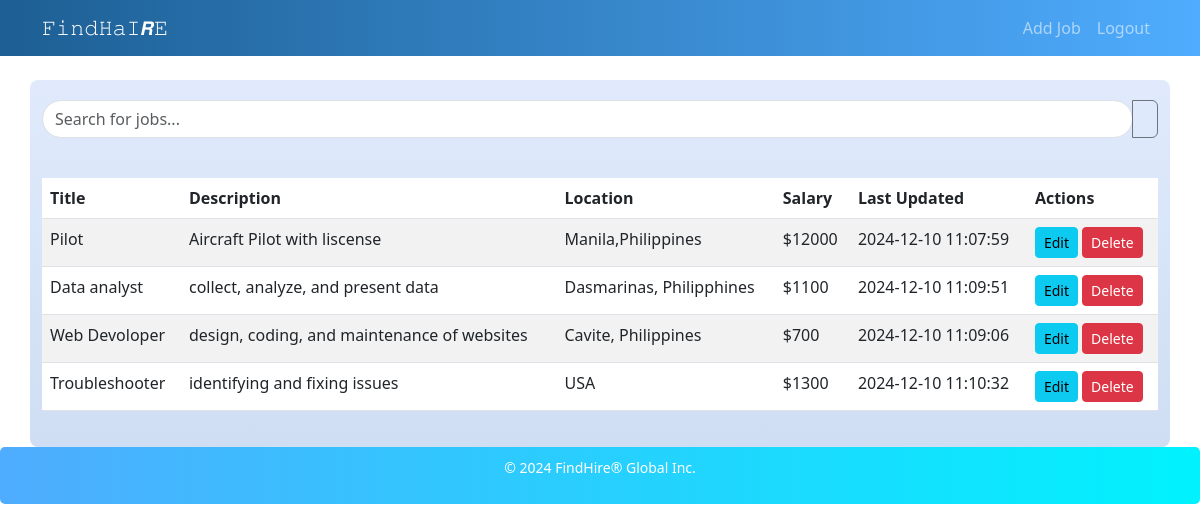
/adminPage.php (signed in), run on the app's committed database.
### tables this page shows
CREATE TABLE IF NOT EXISTS `job_postings` (
  `job_id` int(11) NOT NULL AUTO_INCREMENT,
  `job_title` varchar(255) NOT NULL,
  `job_description` text NOT NULL,
  `location` varchar(255) NOT NULL,
  `salary` varchar(255) DEFAULT NULL,
  `image_path` varchar(255) DEFAULT NULL,
  `last_updated` timestamp NOT NULL DEFAULT current_timestamp() ON UPDATE current_timestamp(),
  PRIMARY KEY (`job_id`)
);

### adminPage.php (the view, shortened to what this page needs)
<?php
require 'db.php';
$stmt = $pdo->query("SELECT * FROM job_postings");
$job_postings = $stmt->fetchAll();
?>
<!DOCTYPE html>
<html lang="en">
<head>
    <link href="https://cdn.jsdelivr.net/npm/bootstrap@5.3.0/dist/css/bootstrap.min.css" rel="stylesheet">
</head>
<body>
    <nav class="navbar navbar-expand-lg navbar-dark">
        <div class="container">
            <a class="navbar-brand" href="#">𝙵𝚒𝚗𝚍𝙷𝚊𝙸𝙍𝙴</a>
            <div class="collapse navbar-collapse" id="navbarNav">
                <ul class="navbar-nav ms-auto">
                    <li class="nav-item">
                        <a class="nav-link" href="#" data-bs-toggle="modal" data-bs-target="#addJobModal">Add Job</a>
                    </li>
                    <li class="nav-item">
                        <a class="nav-link" href="../adminLogout.php">Logout</a>
                    </li>
                </ul>
            </div>
        </div>
    </nav>
    <main class="container mt-4">
        <div class="row mb-3">
            <div class="col-md-12">
                <div class="input-group mb-4">
                    <input type="text" id="search" class="form-control" placeholder="Search for jobs..." aria-label="Search for jobs">
                    <button class="btn btn-outline-secondary" type="button">
                    </button>
                </div>
            </div>
        </div>
        <div class="row">
            <div class="col-md-12">
                <table class="table table-striped">
                    <thead>
                        <tr>
                            <th>Title</th>
                            <th>Description</th>
                            <th>Location</th>
                            <th>Salary</th>
                            <th>Last Updated</th>
                            <th>Actions</th>
                        </tr>
                    </thead>
                    <tbody>
                        <?php foreach ($job_postings as $job) { ?>
                            <tr>
                                <td><?php echo htmlspecialchars($job['job_title']); ?></td>
                                <td><?php echo htmlspecialchars($job['job_description']); ?></td>
                                <td><?php echo htmlspecialchars($job['location']); ?></td>
                                <td><?php echo htmlspecialchars($job['salary']); ?></td>
                                <td><?php echo htmlspecialchars($job['last_updated']); ?></td>
                                <td>
                                    <a href="edit.php?id=<?php echo $job['job_id']; ?>" class="btn btn-sm btn-info">Edit</a>
                                    <a href="delete.php?id=<?php echo $job['job_id']; ?>" class="btn btn-sm btn-danger">Delete</a>
                                </td>
                            </tr>
                        <?php } ?>
                    </tbody>
                </table>
            </div>
        </div>
    </main>
    <footer>
        <p>&copy; <?php echo date("Y"); ?> FindHire® Global Inc.</p>
    </footer>
</body>
</html>

### adminPage.php (style rules this page uses)
main { background: linear-gradient(to bottom, #e0eafc, #cfdef3); padding: 20px; border-radius: 8px; }
footer { background: linear-gradient(to right, #4facfe, #00f2fe); color: #ffffff; padding: 10px 0; border-radius: 5px; font-size: 14px; text-align: center; }
.table-striped tbody tr:nth-child(odd) { background-color: #f2f2f2; }
nav.navbar { background: linear-gradient(to right, #1d5f94, #4facfe); }
#search { border-radius: 25px; }

### data on the page
job_postings: job_title "Pilot", job_description "Aircraft Pilot with liscense", location "Manila,Philippines", salary "$12000", last_updated "2024-12-10 11:07:59"
job_postings: job_title "Data analyst", job_description "collect, analyze, and present data", location "Dasmarinas, Philipphines", salary "$1100", last_updated "2024-12-10 11:09:51"
job_postings: job_title "Web Devoloper", job_description "design, coding, and maintenance of websites", location "Cavite, Philippines", salary "$700", last_updated "2024-12-10 11:09:06"
job_postings: job_title "Troubleshooter", job_description "identifying and fixing issues", location "USA", salary "$1300", last_updated "2024-12-10 11:10:32"
